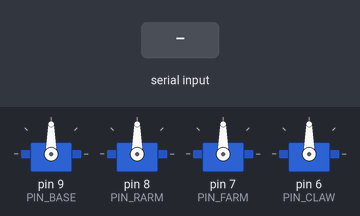
A sketch run on a simulated Arduino Uno, built with avr-gcc and run on an emulated ATmega328P. On the bench: 4 × servo. Inputs (shaded band) come from the test bench. What the sketch prints to the serial monitor is not drawn.

Above: at 2.3 s.
2.4 s: "O\n" received over Serial
At 4.9 s:
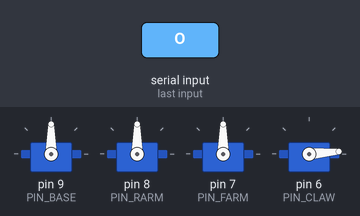
5.4 s: "S\n" received over Serial
At 5.85 s:
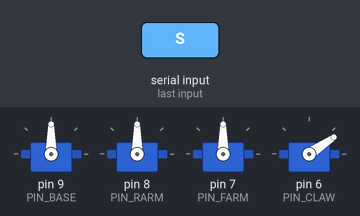
8.4 s: "C\n" received over Serial
At 10.2 s:
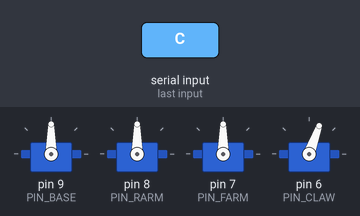
Timing chart, 0 to 11.7 s (numbered marks = the images above; inputs shaded):
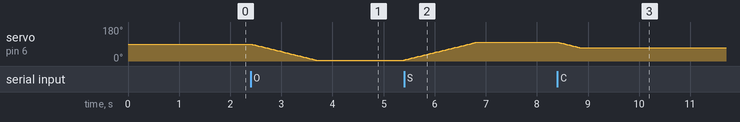

The sketch:

Task1.2.ino
```cpp
/*
 * ============================================================================
 *  文件：Task1.2.ino
 *  工程：Task1.2 —— 机械臂基本功能 · 固定指令通信（考核方向内 5%）
 * ----------------------------------------------------------------------------
 *  考核点：上位机（电脑）串口发送单字符指令，机械臂正确响应
 *     O → 机械臂爪子张开
 *     S → 机械臂爪子闭合
 *     H → 提升机械臂整体运行速度
 *     L → 降低机械臂整体运行速度
 *  （字母大小写均可）
 *
 *  功能说明：
 *    1. O/S 控制夹爪开合（经同步移动函数平滑执行）
 *    2. H/L 调整"每度延时"servoDelay：H 减小延时=变快，L 增大延时=变慢，
 *       所有关节的移动速度同步变化（评分点：速度档作用于整体运行速度）
 *    3. C 回中、? 状态（辅助演示功能，不影响考核点）
 *
 *  串口协议（9600 波特率，指令以回车/换行结束）：
 *        O  夹爪张开（转到张开极限角度 CLAW_MIN）
 *        S  夹爪闭合（转到闭合极限角度 CLAW_MAX）
 *        H  提速：servoDelay 减小 SPEED_STEP（下限 DELAY_MIN）
 *        L  降速：servoDelay 增大 SPEED_STEP（上限 DELAY_MAX）
 *        C  回中（90/90/90/夹爪30）
 *        ?  打印当前状态（含速度档）
 *
 *  硬件接线：
 *        舵机：base=D9  rArm=D8  fArm=D7  claw=D6（信号线）
 *        本任务无需摇杆，仅用串口演示
 * ============================================================================
 */
#include <Servo.h>            // Arduino 舵机驱动库（标准库）

/* ---------------- 舵机引脚定义 ----------------
 * 每个舵机占用一个数字引脚，通过 PWM 信号控制角度。 */
#define PIN_BASE  9           // 底座舵机 → 数字引脚 9
#define PIN_RARM  8           // 后臂舵机 → 数字引脚 8
#define PIN_FARM  7           // 前臂舵机 → 数字引脚 7
#define PIN_CLAW  6           // 夹爪舵机 → 数字引脚 6

/* ---------------- 舵机限位 ----------------
 * 每个关节的机械行程限制，程序内强制钳制到安全范围。
 * 夹爪：CLAW_MIN=张开极限，CLAW_MAX=闭合极限；
 * 若夹爪方向相反，交换 CLAW_MIN 与 CLAW_MAX 两个值。 */
#define BASE_MIN  0           // 底座角度下限
#define BASE_MAX  180         // 底座角度上限
#define RARM_MIN  30          // 后臂角度下限
#define RARM_MAX  160         // 后臂角度上限（防堵转）
#define FARM_MIN  30          // 前臂角度下限
#define FARM_MAX  130         // 前臂角度上限
#define CLAW_MIN  5           // 夹爪张开极限角度（O 指令的目标）
#define CLAW_MAX  100         // 夹爪闭合极限角度（S 指令的目标）


/* ---------------- 速度档参数 ----------------
 * 速度档由 servoDelay 体现：
 *   H 每次把 servoDelay 减去 SPEED_STEP，但不能低于 DELAY_MIN（最快）
 *   L 每次把 servoDelay 加上 SPEED_STEP，但不能高于 DELAY_MAX（最慢）
 * 速度变化后，所有关节的移动速度同步改变（syncMove 共用该值）。 */
int servoDelay = 15;          // 每转 1° 的延时毫秒数，越大越慢
#define DELAY_MIN   3         // 最快档：每度延时下限 3ms
#define DELAY_MAX   50        // 最慢档：每度延时上限 50ms
#define SPEED_STEP  5         // 每次 H/L 改变的速度档步长（5ms）

/* ---------------- 舵机对象与当前角度 ----------------
 * 全局记录当前角度，运动基于当前值逐度逼近。 */
Servo base, rArm, fArm, claw; // 4 个舵机对象
int curBase = 90;             // 底座当前角度
int curRArm = 90;             // 后臂当前角度
int curFArm = 90;             // 前臂当前角度
int curClaw = 90;             // 夹爪当前角度

/* ---------------- 串口行缓冲 ---------------- */
char lineBuf[32];             // 一行指令的字符缓冲
int  lineLen = 0;             // 缓冲中已接收的字符数

/* ==================== 角度限位钳制 ====================
 * 功能：把角度 v 限制在 [lo, hi] 范围内并返回 */
int clampVal(int v, int lo, int hi){
  return (v < lo) ? lo : ((v > hi) ? hi : v);
}

/* ==================== 多舵机同步移动 ====================
 * 功能：4 个关节同步逐度运动到目标角度
 * 参数：tBase/tRArm/tFArm/tClaw 目标角度；stepMs 每步延时（即速度档）
 * 说明：所有关节共用 stepMs → H/L 改变 servoDelay 即可同时改变
 *       所有关节的移动速度，实现"整体运行速度"的调整 */
void syncMove(int tBase, int tRArm, int tFArm, int tClaw, int stepMs){
  tBase = clampVal(tBase, BASE_MIN, BASE_MAX);      // 底座限位
  tRArm = clampVal(tRArm, RARM_MIN, RARM_MAX);      // 后臂限位
  tFArm = clampVal(tFArm, FARM_MIN, FARM_MAX);      // 前臂限位
  tClaw = clampVal(tClaw, CLAW_MIN, CLAW_MAX);      // 夹爪限位

  bool done = false;                                // 是否全部到位
  while (!done){
    done = true;
    if (curBase != tBase){ curBase += (tBase > curBase) ? 1 : -1; base.write(curBase);  done = false; }
    if (curRArm != tRArm){ curRArm += (tRArm > curRArm) ? 1 : -1; rArm.write(curRArm); done = false; }
    if (curFArm != tFArm){ curFArm += (tFArm > curFArm) ? 1 : -1; fArm.write(curFArm); done = false; }
    if (curClaw != tClaw){ curClaw += (tClaw > curClaw) ? 1 : -1; claw.write(curClaw); done = false; }
    delay(stepMs);                                  // 每步延时 = 当前速度档
  }
}

/* ==================== O：爪子张开 ====================
 * 功能：夹爪转动到张开极限角度 CLAW_MIN，其余关节保持不动 */
void clawOpen(){
  Serial.println("+ 爪子张开 (O)");
  syncMove(curBase, curRArm, curFArm, CLAW_MIN, servoDelay);
}

/* ==================== S：爪子闭合 ====================
 * 功能：夹爪转动到闭合极限角度 CLAW_MAX，其余关节保持不动 */
void clawClose(){
  Serial.println("+ 爪子闭合 (S)");
  syncMove(curBase, curRArm, curFArm, CLAW_MAX, servoDelay);
}

/* ==================== H：提升速度 ====================
 * 功能：每度延时减小 SPEED_STEP（下限 DELAY_MIN），整体移动变快 */
void speedUp(){
  servoDelay = clampVal(servoDelay - SPEED_STEP, DELAY_MIN, DELAY_MAX);
  Serial.print("+ 速度提升(H)：每度延时 "); Serial.print(servoDelay); Serial.println(" ms");
}

/* ==================== L：降低速度 ====================
 * 功能：每度延时增大 SPEED_STEP（上限 DELAY_MAX），整体移动变慢 */
void speedDown(){
  servoDelay = clampVal(servoDelay + SPEED_STEP, DELAY_MIN, DELAY_MAX);
  Serial.print("+ 速度降低(L)：每度延时 "); Serial.print(servoDelay); Serial.println(" ms");
}

/* ==================== C：回中 ====================
 * 功能：所有关节回到初始姿态（90/90/90/夹爪70） */
void centerAll(){
  Serial.println(">>> 回中");
  syncMove(90, 90, 90, 70, servoDelay);
}

/* ==================== 状态报告 ====================
 * 功能：打印各关节角度和当前速度档，便于观察 H/L 的效果 */
void reportStatus(){
  Serial.println("----- 机械臂状态 -----");
  Serial.print("底座="); Serial.print(curBase);
  Serial.print(" 后臂="); Serial.print(curRArm);
  Serial.print(" 前臂="); Serial.print(curFArm);
  Serial.print(" 夹爪="); Serial.println(curClaw);
  Serial.print("速度档（每度延时）："); Serial.println(servoDelay);
  Serial.println("------------------------");
}

/* ==================== 单字符指令解析 ====================
 * 功能：处理一条串口指令（仅单字符）
 * 支持：O/S/H/L/C/?，大小写均可（toupper 统一转大写后匹配）
 * 说明：本任务专注"固定指令通信"考核点，不接收多字符指令 */
void handleCommand(const char *line){
  int len = strlen(line);                           // 指令长度
  if (len == 0) return;                             // 空指令忽略
  char c = toupper(line[0]);                        // 取首字符转大写

  if (len == 1){
    switch (c){                                     // 按指令分发
      case 'O': clawOpen(); break;                  // 夹爪张开
      case 'S': clawClose(); break;                 // 夹爪闭合
      case 'H': speedUp(); break;                   // 提升速度
      case 'L': speedDown(); break;                 // 降低速度
      case 'C': centerAll(); break;                 // 回中（辅助）
      case '?': reportStatus(); break;              // 状态（辅助）
      default:  Serial.println("! 未知指令（O/S/H/L/C/?）"); break; // 非法指令
    }
    return;
  }
  Serial.println("! 本任务仅支持单字符指令");         // 多余字符提示
}

/* ==================== 串口逐行读取 ====================
 * 功能：非阻塞读取串口，拼成完整一行后调用 handleCommand */
void readSerialLine(){
  while (Serial.available()){
    char ch = Serial.read();
    if (ch == '\n' || ch == '\r'){                  // 行结束
      if (lineLen > 0){
        lineBuf[lineLen] = '\0';
        handleCommand(lineBuf);
        lineLen = 0;
      }
    } else if (lineLen < (int)sizeof(lineBuf) - 1){
      lineBuf[lineLen++] = ch;
    } else {
      lineLen = 0;                                  // 溢出丢弃
    }
  }
}

/* ==================== 初始化 ==================== */
void setup(){
  base.attach(PIN_BASE);  delay(200);               // 底座舵机接上引脚 9
  rArm.attach(PIN_RARM);  delay(200);               // 后臂舵机接上引脚 8
  fArm.attach(PIN_FARM);  delay(200);               // 前臂舵机接上引脚 7
  claw.attach(PIN_CLAW);  delay(200);               // 夹爪舵机接上引脚 6

  base.write(90); rArm.write(90); fArm.write(90); claw.write(90); // 初始 90°
  delay(300);                                       // 等舵机到位

  Serial.begin(9600);                               // 串口 9600
  Serial.println("=== Task1.2 固定指令通信：O/S/H/L ===");
  Serial.println("O 张开 | S 闭合 | H 提速 | L 减速 | C 回中 | ? 状态");
}

/* ==================== 主循环 ====================
 * 每轮只做一件事：等待并处理串口指令 */
void loop(){
  readSerialLine();
}
```

Measured:
- after the input at 2.4 s, servo on pin 6 (PIN_CLAW): moves from 90° to 5° over 1.3 s, starting at once
- after the input at 5.4 s, servo on pin 6 (PIN_CLAW): moves from 5° to 100° over 1.4 s, starting at once
- after the input at 8.4 s, servo on pin 6 (PIN_CLAW): moves from 100° to 70° over 0.44 s, starting at once
